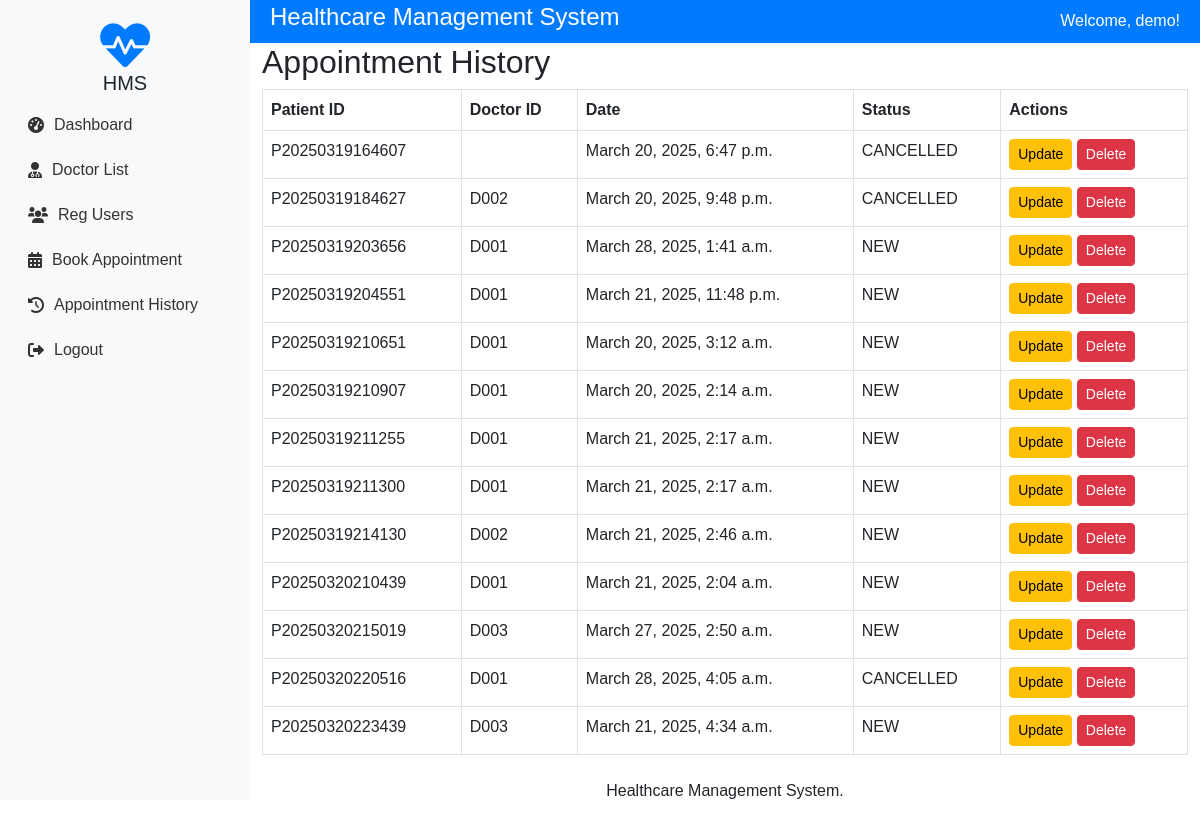
The app's page /appointment-history/ (signed in) with its own data.
### patients/models.py (models this page shows, shortened)
class Appointment(models.Model):
    STATUS_CHOICES = (
        ('NEW', 'New'),
        ('APPROVED', 'Approved'),
        ('CANCELLED', 'Cancelled'),
    )
    patient_id = models.CharField(max_length=50)
    doctor_id = models.CharField(max_length=50)
    date = models.DateTimeField()
    status = models.CharField(max_length=20, choices=STATUS_CHOICES, default='NEW')
    user = models.ForeignKey(User, on_delete=models.CASCADE)

### patients/views.py (the view)
# urls.py: path('appointment-history/', views.appointment_history, name='appointment_history'),
@login_required
def appointment_history(request):
    appointments = Appointment.objects.filter(user=request.user)
    return render(request, 'appointment_history.html', {'appointments': appointments})

### templates/appointment_history.html
{% extends 'base.html' %}
{% block content %}
<h2>Appointment History</h2>
<table class="table table-bordered">
    <thead>
        <tr>
            <th>Patient ID</th>
            <th>Doctor ID</th>
            <th>Date</th>
            <th>Status</th>
            <th>Actions</th>
        </tr>
    </thead>
    <tbody>
        {% for appointment in appointments %}
        <tr>
            <td>{{ appointment.patient_id }}</td>
            <td>{{ appointment.doctor_id }}</td>
            <td>{{ appointment.date }}</td>
            <td>{{ appointment.status }}</td>
            <td>
                <a href="{% url 'update_appointment' appointment.id %}" class="btn btn-warning btn-sm">Update</a>
                <a href="{% url 'delete_appointment' appointment.id %}" class="btn btn-danger btn-sm">Delete</a>
            </td>
        </tr>
        {% empty %}
        <tr>
            <td colspan="5">No appointments found.</td>
        </tr>
        {% endfor %}
    </tbody>
</table>
{% endblock %}

### templates/base.html (shortened to what this page needs)
<!DOCTYPE html>
<html lang="en">
<head>
    <link rel="stylesheet" href="https://cdn.jsdelivr.net/npm/bootstrap@5.3.0/dist/css/bootstrap.min.css">
    <link rel="stylesheet" href="https://cdnjs.cloudflare.com/ajax/libs/font-awesome/6.0.0-beta3/css/all.min.css">
    {% load static %}
    <link rel="stylesheet" href="{% static 'css/styles.css' %}">
</head>
<body>
    <div class="sidebar">
        <div class="logo">
            <i class="fas fa-heartbeat"></i>
            <h5>HMS</h5>
        </div>
        <ul>
            {% if user.is_authenticated %}
                <li><a href="{% url 'dashboard' %}"><i class="fas fa-tachometer-alt"></i> Dashboard</a></li>
                <li><a href="{% url 'doctor_list' %}"><i class="fas fa-user-md"></i> Doctor List</a></li>
                <li><a href="{% url 'user_list' %}"><i class="fas fa-users"></i> Reg Users</a></li>
                <li><a href="{% url 'book_appointment' %}"><i class="fas fa-calendar-alt"></i> Book Appointment</a></li>
                <li><a href="{% url 'appointment_history' %}"><i class="fas fa-history"></i> Appointment History</a></li>
                <li><a href="{% url 'logout' %}"><i class="fas fa-sign-out-alt"></i> Logout</a></li>
            {% else %}
                <li><a href="{% url 'login' %}"><i class="fas fa-sign-in-alt"></i> Login</a></li>
                <li><a href="{% url 'signup' %}"><i class="fas fa-user-plus"></i> Signup</a></li>
            {% endif %}
        </ul>
    </div>
    <div class="main-content">
        <div class="header">
            <h4>Healthcare Management System</h4>
            <div>
                {% if user.is_authenticated %}
                    <span>Welcome, {{ user.username }}!</span>
                {% endif %}
            </div>
        </div>
        <div class="container">
            {% block content %}{% endblock %}
        </div>
        <footer class="mt-4 text-center">
            <p>Healthcare Management System.</p>
        </footer>
    </div>
    {% load static %}
</body>
</html>

### static/css/styles.css (style rules this page uses)
body { font-family: Arial, sans-serif; }

### templates/base.html (style rules this page uses)
body { font-family: Arial, sans-serif; margin: 0; padding: 0; display: flex; }
.sidebar { width: 250px; background-color: #f8f9fa; height: 100vh; padding: 20px; position: fixed; }
.sidebar .logo { text-align: center; margin-bottom: 10px; }
.sidebar .logo i { font-size: 50px; color: #007bff; }
.sidebar ul { list-style: none; padding: 0; }
.sidebar ul li { margin: 5px 0; }
.sidebar ul li a { text-decoration: none; color: #333; display: flex; align-items: center; padding: 8px; border-radius: 5px; }
.sidebar ul li a i { margin-right: 10px; }
.main-content { margin-left: 250px; padding: 0; width: 100%; }
.header { background-color: #007bff; color: white; padding: 3px 20px; display: flex; justify-content: space-between; align-items: center; }
.container { margin-top: 0; }

### records on screen
Appointment: patient_id "P20250319164607", date "March 20, 2025, 6:47 p.m.", status "CANCELLED"
Appointment: patient_id "P20250319184627", doctor_id "D002", date "March 20, 2025, 9:48 p.m.", status "CANCELLED"
Appointment: patient_id "P20250319203656", doctor_id "D001", date "March 28, 2025, 1:41 a.m.", status "NEW"
Appointment: patient_id "P20250319204551", doctor_id "D001", date "March 21, 2025, 11:48 p.m.", status "NEW"
Appointment: patient_id "P20250319210651", doctor_id "D001", date "March 20, 2025, 3:12 a.m.", status "NEW"
Appointment: patient_id "P20250319210907", doctor_id "D001", date "March 20, 2025, 2:14 a.m.", status "NEW"
Appointment: patient_id "P20250319211255", doctor_id "D001", date "March 21, 2025, 2:17 a.m.", status "NEW"
Appointment: patient_id "P20250319211300", doctor_id "D001", date "March 21, 2025, 2:17 a.m.", status "NEW"
Appointment: patient_id "P20250319214130", doctor_id "D002", date "March 21, 2025, 2:46 a.m.", status "NEW"
Appointment: patient_id "P20250320210439", doctor_id "D001", date "March 21, 2025, 2:04 a.m.", status "NEW"
Appointment: patient_id "P20250320215019", doctor_id "D003", date "March 27, 2025, 2:50 a.m.", status "NEW"
Appointment: patient_id "P20250320220516", doctor_id "D001", date "March 28, 2025, 4:05 a.m.", status "CANCELLED"
Appointment: patient_id "P20250320223439", doctor_id "D003", date "March 21, 2025, 4:34 a.m.", status "NEW"

### other values on screen
{{ user.username }} "demo"
